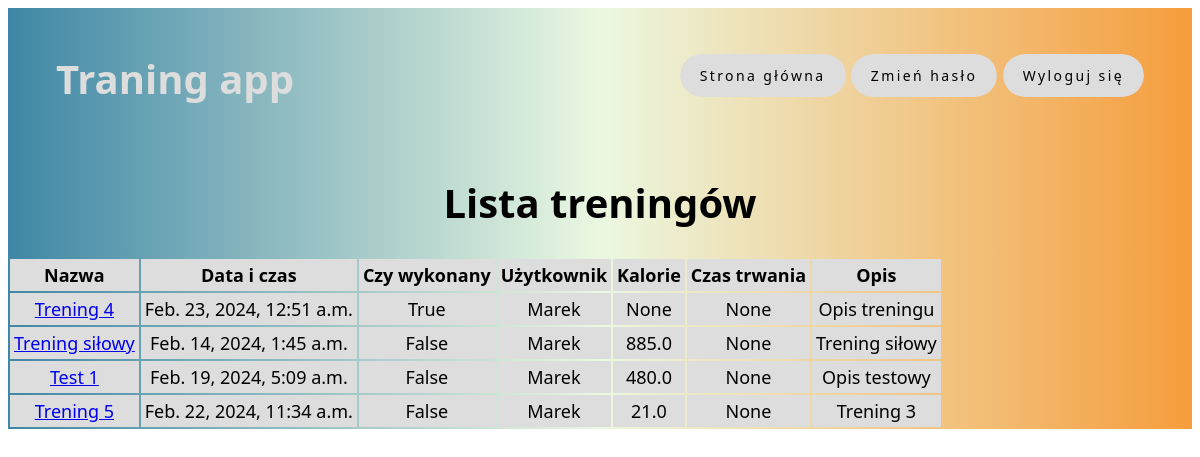
The page /traningapp/list_of_training/ (signed in) on the database as committed earlier.
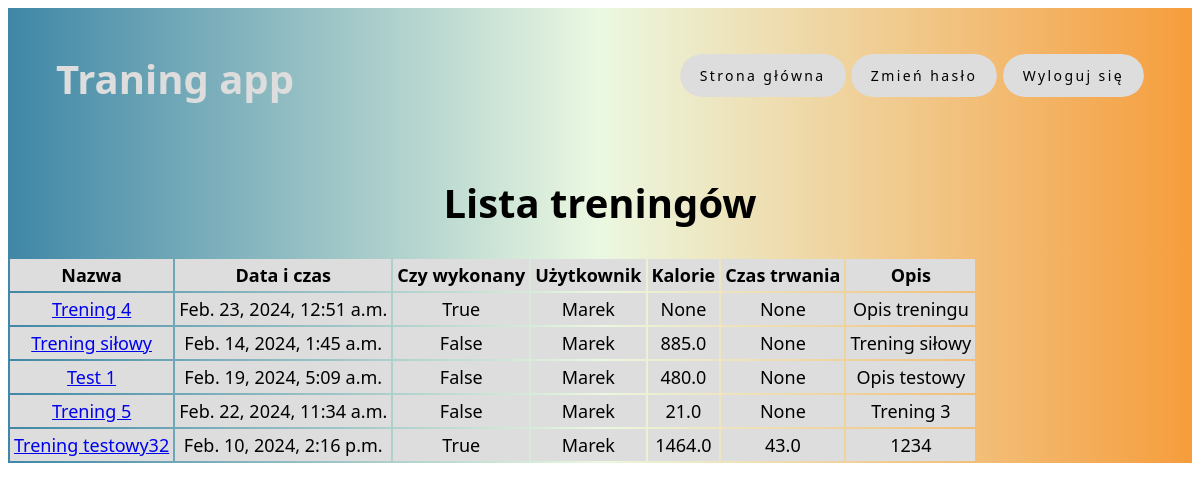
The same page on the database as committed later.
### traningapp/models.py (models this page shows, shortened)
class Training(models.Model):
    name = models.CharField(max_length=100,null=True)
    datetime = models.DateTimeField()
    executed = models.BooleanField(default=False)
    all_calories = models.FloatField(null=True)
    user = models.ForeignKey(User, on_delete=models.CASCADE, null=True)
    description = models.TextField(blank=True)
    duration = models.FloatField(null=True)
    exercises = models.ManyToManyField('Exercise', through='TrainingExercise')

### traningapp/views.py (the view)
# urls.py: path('list_of_training/', list_of_training, name='list_of_training'),
@login_required
def list_of_training(request):
    current_user = request.user
    trainings = Training.objects.filter(user=current_user)
    return render(request, 'list_of_training.html', {'trainings': trainings})

### templates/list_of_training.html
{% extends 'base.html' %}
{% block content %}
<body>
    <div style="justify-content: center; text-align: center ">
    <h1>Lista treningów</h1>
    <table>
        <thead>
            <tr>
                <th class="tab1">Nazwa</th>
                <th class="tab1">Data i czas</th>
                <th class="tab1">Czy wykonany</th>
                <th class="tab1">Użytkownik</th>
                <th class="tab1">Kalorie</th>
                <th class="tab1">Czas trwania</th>
                <th class="tab1">Opis</th>
            </tr>
        </thead>
        <tbody>
            {% for training in trainings %}
            <tr>
                <td class="tab1"><a href="{% url 'training_exercises' training_id=training.id %}">{{ training.name }}</a></td>
                <td class="tab1">{{ training.datetime }}</td>
                <td class="tab1">{{ training.executed }}</td>
                <td class="tab1">{{ training.user }}</td>
                <td class="tab1">{{ training.all_calories }}</td>
                <td class="tab1">{{ training.duration }}</td>
                <td class="tab1">{{ training.description }}</td>
            </tr>
            {% endfor %}
        </tbody>
    </table>
    </div>
</body>
{% endblock %}

Rows that differ between the two databases and show on the page:
added Training: name "Trening testowy32", datetime "Feb. 10, 2024, 2:16 p.m.", executed "True", user "Marek", all_calories "1464.0", duration "43.0", description "1234"
